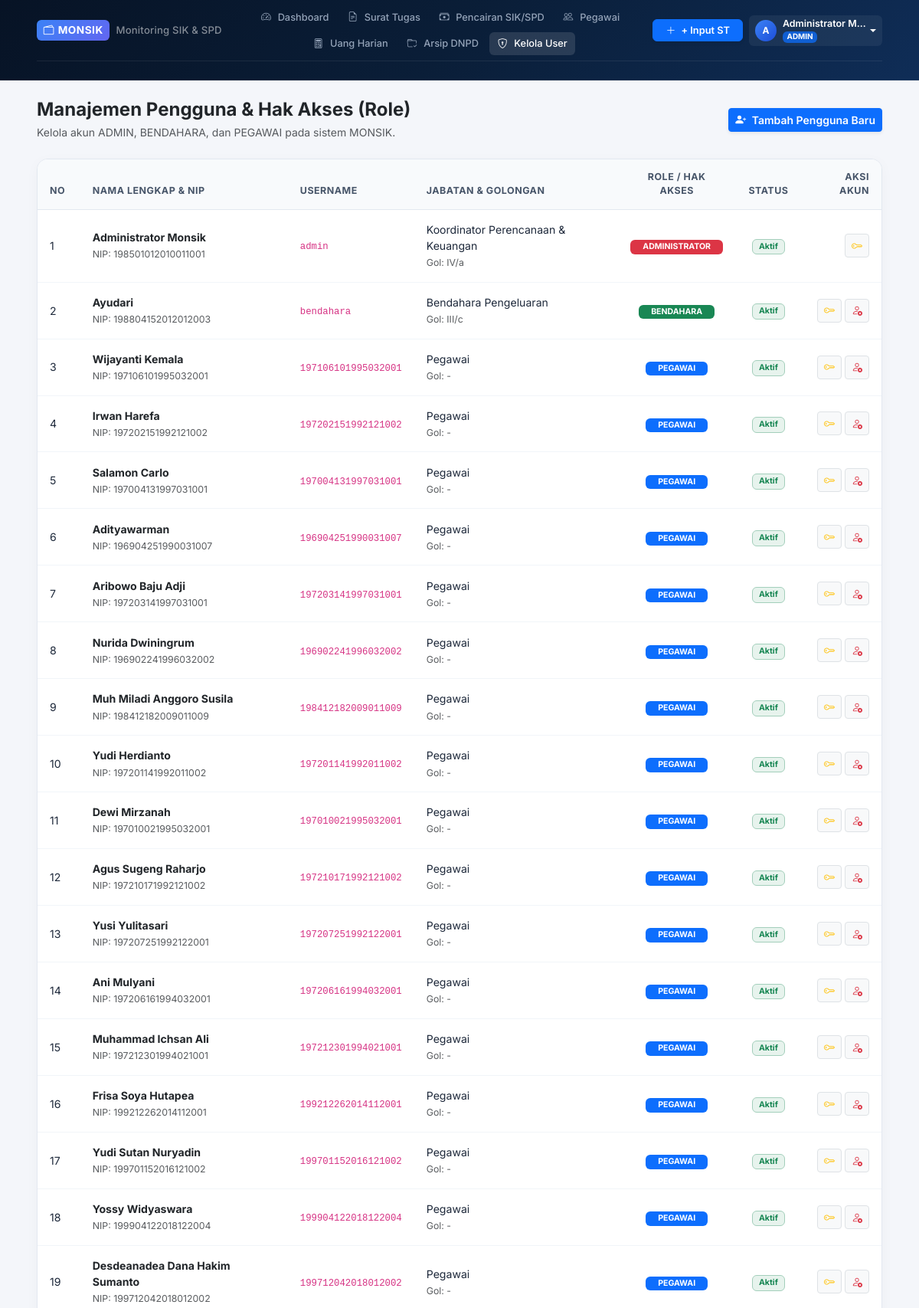
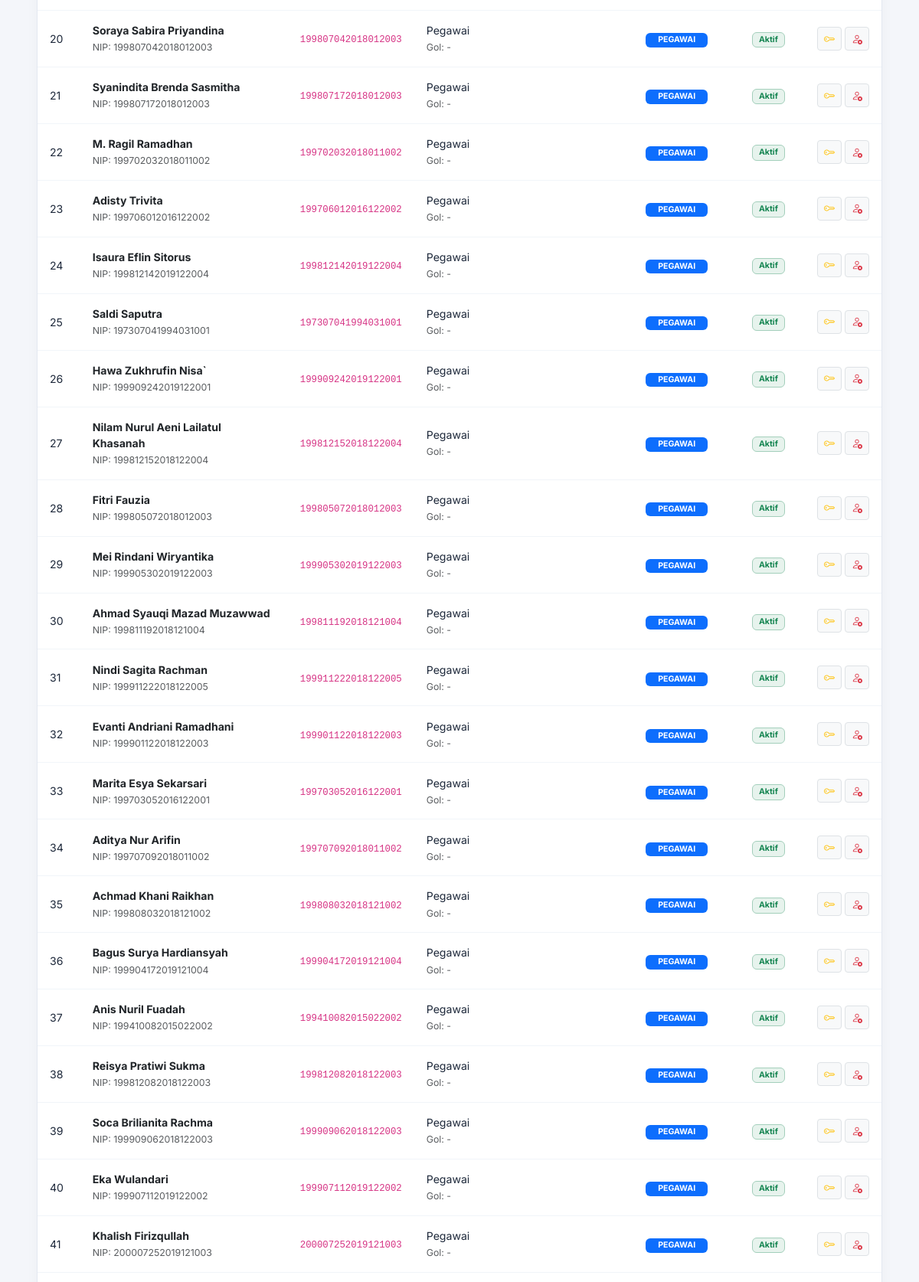
Page /users/ (signed in, upper part) on the committed database (2 pictures, top to bottom).
### app/models.py (models this page shows, shortened)
class User(UserMixin, db.Model):
    __tablename__ = 'users'
    id = db.Column(db.Integer, primary_key=True)
    username = db.Column(db.String(64), unique=True, nullable=False, index=True)
    password_hash = db.Column(db.String(256), nullable=False)
    nama_lengkap = db.Column(db.String(128), nullable=False)
    nip = db.Column(db.String(32), unique=True, nullable=True)
    jabatan = db.Column(db.String(100), nullable=True)
    golongan = db.Column(db.String(20), nullable=True)
    role = db.Column(db.String(20), nullable=False, default='PEGAWAI')  # 'ADMIN', 'BENDAHARA', 'PEGAWAI'
    is_active = db.Column(db.Boolean, default=True)
    created_at = db.Column(db.DateTime, default=datetime.utcnow)
    created_st = db.relationship('SuratTugas', backref='pembuat', lazy=True, foreign_keys='SuratTugas.created_by_id')
    @property
    def is_admin(self):
        return self.role == 'ADMIN'
    @property
    def is_bendahara(self):
        return self.role in ['ADMIN', 'BENDAHARA']

### app/routes/users.py (the view)
@users_bp.route('/')
@login_required
def index():
    if not current_user.is_admin:
        flash('Akses terbatas hanya untuk Administrator.', 'danger')
        return redirect(url_for('dashboard.index'))
    user_list = User.query.order_by(User.id.asc()).all()
    return render_template('users/index.html', user_list=user_list)

### app/__init__.py (called while the page is built)
@login_manager.user_loader
def load_user(user_id):
    return User.query.get(int(user_id))

### app/templates/users/index.html (shortened to what this page needs)
{% extends 'base.html' %}
{% block content %}
<div class="d-flex flex-wrap align-items-center justify-content-between mt-4 mb-4 gap-3">
  <div>
    <h4 class="fw-bold mb-1 text-dark">Manajemen Pengguna & Hak Akses (Role)</h4>
    <p class="text-muted small mb-0">Kelola akun ADMIN, BENDAHARA, dan PEGAWAI pada sistem MONSIK.</p>
  </div>
  <button type="button" class="btn btn-primary btn-sm fw-semibold shadow-sm" data-bs-toggle="modal" data-bs-target="#modalTambahUser">
    <i class="bi bi-person-plus-fill me-1"></i> Tambah Pengguna Baru
  </button>
</div>
<div class="card card-monsik">
  <div class="table-responsive">
    <table class="table table-monsik align-middle mb-0">
      <thead>
        <tr>
          <th>No</th>
          <th>Nama Lengkap & NIP</th>
          <th>Username</th>
          <th>Jabatan & Golongan</th>
          <th class="text-center">Role / Hak Akses</th>
          <th class="text-center">Status</th>
          <th class="text-end">Aksi Akun</th>
        </tr>
      </thead>
      <tbody>
        {% for u in user_list %}
        <tr>
          <td>{{ loop.index }}</td>
          <td>
            <div class="fw-bold text-dark">{{ u.nama_lengkap }}</div>
            <small class="text-muted">NIP: {{ u.nip or '-' }}</small>
          </td>
          <td>
            <code>{{ u.username }}</code>
          </td>
          <td>
            <div>{{ u.jabatan or '-' }}</div>
            <small class="text-muted">Gol: {{ u.golongan or '-' }}</small>
          </td>
          <td class="text-center">
            {% if u.role == 'ADMIN' %}
              <span class="badge bg-danger px-3 py-1">ADMINISTRATOR</span>
            {% elif u.role == 'BENDAHARA' %}
              <span class="badge bg-success px-3 py-1">BENDAHARA</span>
            {% else %}
              <span class="badge bg-primary px-3 py-1">PEGAWAI</span>
            {% endif %}
          </td>
          <td class="text-center">
            {% if u.is_active %}
              <span class="badge bg-success bg-opacity-10 text-success border border-success-subtle px-2 py-1">Aktif</span>
            {% else %}
              <span class="badge bg-secondary bg-opacity-10 text-secondary border border-secondary-subtle px-2 py-1">Non-Aktif</span>
            {% endif %}
          </td>
          <td class="text-end">
            <div class="d-inline-flex gap-1">
              <button type="button" class="btn btn-sm btn-light border" data-bs-toggle="modal" data-bs-target="#modalResetPw{{ u.id }}" title="Reset Password">
                <i class="bi bi-key text-warning"></i>
              </button>
              {% if u.id != current_user.id %}
              <form method="POST" action="{{ url_for('users.toggle_status', id=u.id) }}" class="d-inline">
                <button type="submit" class="btn btn-sm btn-light border" title="Aktif/Nonaktifkan">
                  {% if u.is_active %}
                    <i class="bi bi-person-x text-danger"></i>
                  {% else %}
                    <i class="bi bi-person-check text-success"></i>
                  {% endif %}
                </button>
              </form>
              {% endif %}
            </div>
          </td>
        </tr>
        {% endfor %}
      </tbody>
    </table>
  </div>
</div>
{% endblock %}

### app/templates/base.html (shortened to what this page needs)
<!DOCTYPE html>
<html lang="id">
<head>
  <link href="https://cdn.jsdelivr.net/npm/bootstrap@5.3.3/dist/css/bootstrap.min.css" rel="stylesheet">
  <link rel="stylesheet" href="https://cdn.jsdelivr.net/npm/bootstrap-icons@1.11.3/font/bootstrap-icons.min.css">
  <link rel="stylesheet" href="{{ url_for('static', filename='css/monsik.css') }}">
</head>
<body>
  {% if current_user.is_authenticated %}
  <div class="monsik-header-banner">
    <div class="container-fluid px-lg-5">
      <nav class="navbar navbar-expand-lg navbar-dark monsik-navbar">
        <a class="navbar-brand d-flex align-items-center me-3 py-0" href="{{ url_for('dashboard.index') }}">
          <span class="brand-badge-sm me-2"><i class="bi bi-wallet2"></i> MONSIK</span>
          <span class="brand-title-sm text-white-50 d-none d-sm-inline">Monitoring SIK & SPD</span>
        </a>
        <div class="collapse navbar-collapse" id="monsikNav">
          <ul class="navbar-nav mx-auto mb-2 mb-lg-0 d-flex flex-row flex-wrap align-items-center gap-1 justify-content-center">
            <li class="nav-item">
              <a class="nav-link nav-link-monsik {% if request.endpoint == 'dashboard.index' %}active{% endif %}" href="{{ url_for('dashboard.index') }}">
                <i class="bi bi-speedometer2 me-1"></i> Dashboard
              </a>
            </li>
            <li class="nav-item">
              <a class="nav-link nav-link-monsik {% if 'surat_tugas' in request.endpoint %}active{% endif %}" href="{{ url_for('surat_tugas.index') }}">
                <i class="bi bi-file-earmark-text me-1"></i> Surat Tugas
              </a>
            </li>
            <li class="nav-item">
              <a class="nav-link nav-link-monsik {% if 'pencairan' in request.endpoint %}active{% endif %}" href="{{ url_for('pencairan.index') }}">
                <i class="bi bi-cash-stack me-1"></i> Pencairan SIK/SPD
              </a>
            </li>
            {% if current_user.is_admin or current_user.is_bendahara %}
            <li class="nav-item">
              <a class="nav-link nav-link-monsik {% if request.endpoint == 'monitoring.pegawai' %}active{% endif %}" href="{{ url_for('monitoring.pegawai') }}">
                <i class="bi bi-people me-1"></i> Pegawai
              </a>
            </li>
            {% endif %}
            <li class="nav-item">
              <a class="nav-link nav-link-monsik {% if request.endpoint == 'monitoring.uang_harian' %}active{% endif %}" href="{{ url_for('monitoring.uang_harian') }}">
                <i class="bi bi-calculator me-1"></i> Uang Harian
              </a>
            </li>
            {% if current_user.is_bendahara %}
            <li class="nav-item">
              <a class="nav-link nav-link-monsik {% if 'dnpd' in request.endpoint %}active{% endif %}" href="{{ url_for('dnpd.arsip') }}">
                <i class="bi bi-folder-check me-1"></i> Arsip DNPD
              </a>
            </li>
            {% endif %}
            {% if current_user.is_admin %}
            <li class="nav-item">
              <a class="nav-link nav-link-monsik {% if 'users' in request.endpoint %}active{% endif %}" href="{{ url_for('users.index') }}">
                <i class="bi bi-shield-lock me-1"></i> Kelola User
              </a>
            </li>
            {% endif %}
          </ul>
          <div class="d-flex align-items-center gap-2 ms-lg-2">
            {% if current_user.is_admin or current_user.is_bendahara %}
            <button type="button" class="btn btn-primary btn-sm fw-semibold shadow-sm text-nowrap px-3 py-1" data-bs-toggle="modal" data-bs-target="#modalInputST" style="font-size: 0.8rem; border-radius: 6px;">
              <i class="bi bi-plus-lg me-1"></i> + Input ST
            </button>
            {% endif %}
            <div class="dropdown">
              <a href="#" class="d-flex align-items-center text-white text-decoration-none dropdown-toggle py-1 px-2 rounded-2" id="userMenu" data-bs-toggle="dropdown" style="background: rgba(255,255,255,0.06);">
                <div class="avatar-circle-sm me-2">
                  {{ current_user.nama_lengkap[:1] }}
                </div>
                <div class="text-start d-none d-xl-block" style="line-height: 1.1;">
                  <div class="fw-semibold text-truncate" style="font-size: 0.78rem; max-width: 110px;">{{ current_user.nama_lengkap }}</div>
                  <span class="badge bg-primary bg-opacity-75" style="font-size: 0.62rem; padding: 0.15rem 0.35rem;">{{ current_user.role }}</span>
                </div>
              </a>
            </div>
          </div>
        </div>
      </nav>
    </div>
  </div>
  {% endif %}
  <div class="container-fluid px-lg-5 pt-3">
  </div>
  <main class="monsik-main-container container-fluid px-lg-5">
    {% block content %}{% endblock %}
  </main>
</body>
</html>

### app/static/css/monsik.css (style rules this page uses)
:root { --navy-dark: #071325; --navy-card: #0d213f; --navy-light: #163660; --primary: #2563eb; --primary-hover: #1d4ed8; --success: #10b981; --warning: #f59e0b; --danger: #ef4444; --info: #06b6d4; --purple: #8b5cf6; --bg-main: #f4f6fa; --surface: #ffffff; --text-main: #1e293b; --text-muted: #64748b; --border-color: #e2e8f0; }
body { font-family: 'Inter', -apple-system, BlinkMacSystemFont, 'Segoe UI', Roboto, Helvetica, Arial, sans-serif; background-color: var(--bg-main); color: var(--text-main); min-height: 100vh; margin: 0; padding: 0; }
.monsik-header-banner { background: linear-gradient(135deg, #071325 0%, #0a1e38 50%, #0f2d57 100%); color: #ffffff; padding-bottom: 1.5rem; border-bottom: 1px solid rgba(255, 255, 255, 0.08); }
.monsik-navbar { padding: 0.45rem 0; border-bottom: 1px solid rgba(255, 255, 255, 0.08); }
.brand-badge-sm { background: linear-gradient(135deg, #3b82f6, #6366f1); color: #fff; padding: 0.22rem 0.55rem; border-radius: 6px; font-weight: 700; font-size: 0.85rem; letter-spacing: 0.5px; display: inline-flex; align-items: center; gap: 0.3rem; }
.brand-title-sm { font-size: 0.82rem; font-weight: 500; letter-spacing: 0.2px; }
.nav-link-monsik { color: #94a3b8 !important; font-size: 0.8rem; font-weight: 500; padding: 0.35rem 0.65rem !important; border-radius: 6px; white-space: nowrap; display: inline-flex; align-items: center; gap: 0.3rem; transition: all 0.15s ease; }
.nav-link-monsik:hover, .nav-link-monsik.active { color: #ffffff !important; background: rgba(255, 255, 255, 0.12); }
.avatar-circle-sm { width: 28px; height: 28px; border-radius: 50%; background: linear-gradient(135deg, #3b82f6, #1d4ed8); color: #ffffff; display: inline-flex; align-items: center; justify-content: center; font-weight: 700; font-size: 0.75rem; }
.monsik-main-container { margin-top: -1rem; padding-bottom: 3rem; }
.card-monsik { background: #ffffff; border: 1px solid var(--border-color); border-radius: 14px; box-shadow: 0 4px 18px rgba(0, 0, 0, 0.03); margin-bottom: 1.5rem; overflow: hidden; }
.table-monsik { width: 100%; margin-bottom: 0; vertical-align: middle; }
.table-monsik th { background-color: #f8fafc; color: #475569; font-size: 0.78rem; font-weight: 700; text-transform: uppercase; letter-spacing: 0.5px; padding: 0.85rem 1rem; border-bottom: 1px solid var(--border-color); }
.table-monsik td { padding: 0.95rem 1rem; font-size: 0.88rem; color: #1e293b; border-bottom: 1px solid #f1f5f9; }

### rows in the picture
User: nama_lengkap "A", nama_lengkap "Administrator M…", role "ADMIN", nama_lengkap "Administrator Monsik", nip "198501012010011001", username "admin", jabatan "Koordinator Perencanaan & Keuangan", golongan "IV/a", shows "ADMINISTRATOR", is_active "Aktif"
User: nama_lengkap "Ayudari", nip "198804152012012003", username "bendahara", jabatan "Bendahara Pengeluaran", golongan "III/c", role "BENDAHARA", is_active "Aktif"
User: nama_lengkap "Wijayanti Kemala", nip "197106101995032001", username "197106101995032001", jabatan "Pegawai", golongan "-", role "PEGAWAI", is_active "Aktif"
User: nama_lengkap "Irwan Harefa", nip "197202151992121002", username "197202151992121002", jabatan "Pegawai", golongan "-", role "PEGAWAI", is_active "Aktif"
User: nama_lengkap "Salamon Carlo", nip "197004131997031001", username "197004131997031001", jabatan "Pegawai", golongan "-", role "PEGAWAI", is_active "Aktif"
User: nama_lengkap "Adityawarman", nip "196904251990031007", username "196904251990031007", jabatan "Pegawai", golongan "-", role "PEGAWAI", is_active "Aktif"
User: nama_lengkap "Aribowo Baju Adji", nip "197203141997031001", username "197203141997031001", jabatan "Pegawai", golongan "-", role "PEGAWAI", is_active "Aktif"
User: nama_lengkap "Nurida Dwiningrum", nip "196902241996032002", username "196902241996032002", jabatan "Pegawai", golongan "-", role "PEGAWAI", is_active "Aktif"
User: nama_lengkap "Muh Miladi Anggoro Susila", nip "198412182009011009", username "198412182009011009", jabatan "Pegawai", golongan "-", role "PEGAWAI", is_active "Aktif"
User: nama_lengkap "Yudi Herdianto", nip "197201141992011002", username "197201141992011002", jabatan "Pegawai", golongan "-", role "PEGAWAI", is_active "Aktif"
User: nama_lengkap "Dewi Mirzanah", nip "197010021995032001", username "197010021995032001", jabatan "Pegawai", golongan "-", role "PEGAWAI", is_active "Aktif"
User: nama_lengkap "Agus Sugeng Raharjo", nip "197210171992121002", username "197210171992121002", jabatan "Pegawai", golongan "-", role "PEGAWAI", is_active "Aktif"
User: nama_lengkap "Yusi Yulitasari", nip "197207251992122001", username "197207251992122001", jabatan "Pegawai", golongan "-", role "PEGAWAI", is_active "Aktif"
User: nama_lengkap "Ani Mulyani", nip "197206161994032001", username "197206161994032001", jabatan "Pegawai", golongan "-", role "PEGAWAI", is_active "Aktif"
User: nama_lengkap "Muhammad Ichsan Ali", nip "197212301994021001", username "197212301994021001", jabatan "Pegawai", golongan "-", role "PEGAWAI", is_active "Aktif"
User: nama_lengkap "Frisa Soya Hutapea", nip "199212262014112001", username "199212262014112001", jabatan "Pegawai", golongan "-", role "PEGAWAI", is_active "Aktif"
User: nama_lengkap "Yudi Sutan Nuryadin", nip "199701152016121002", username "199701152016121002", jabatan "Pegawai", golongan "-", role "PEGAWAI", is_active "Aktif"
User: nama_lengkap "Yossy Widyaswara", nip "199904122018122004", username "199904122018122004", jabatan "Pegawai", golongan "-", role "PEGAWAI", is_active "Aktif"
User: nama_lengkap "Desdeanadea Dana Hakim Sumanto", nip "199712042018012002", username "199712042018012002", jabatan "Pegawai", golongan "-", role "PEGAWAI", is_active "Aktif"
User: nama_lengkap "Soraya Sabira Priyandina", nip "199807042018012003", username "199807042018012003", jabatan "Pegawai", golongan "-", role "PEGAWAI", is_active "Aktif"
User: nama_lengkap "Syanindita Brenda Sasmitha", nip "199807172018012003", username "199807172018012003", jabatan "Pegawai", golongan "-", role "PEGAWAI", is_active "Aktif"
User: nama_lengkap "M. Ragil Ramadhan", nip "199702032018011002", username "199702032018011002", jabatan "Pegawai", golongan "-", role "PEGAWAI", is_active "Aktif"
User: nama_lengkap "Adisty Trivita", nip "199706012016122002", username "199706012016122002", jabatan "Pegawai", golongan "-", role "PEGAWAI", is_active "Aktif"
User: nama_lengkap "Isaura Eflin Sitorus", nip "199812142019122004", username "199812142019122004", jabatan "Pegawai", golongan "-", role "PEGAWAI", is_active "Aktif"
User: nama_lengkap "Saldi Saputra", nip "197307041994031001", username "197307041994031001", jabatan "Pegawai", golongan "-", role "PEGAWAI", is_active "Aktif"
User: nama_lengkap "Hawa Zukhrufin Nisa`", nip "199909242019122001", username "199909242019122001", jabatan "Pegawai", golongan "-", role "PEGAWAI", is_active "Aktif"
User: nama_lengkap "Nilam Nurul Aeni Lailatul Khasanah", nip "199812152018122004", username "199812152018122004", jabatan "Pegawai", golongan "-", role "PEGAWAI", is_active "Aktif"
User: nama_lengkap "Fitri Fauzia", nip "199805072018012003", username "199805072018012003", jabatan "Pegawai", golongan "-", role "PEGAWAI", is_active "Aktif"
User: nama_lengkap "Mei Rindani Wiryantika", nip "199905302019122003", username "199905302019122003", jabatan "Pegawai", golongan "-", role "PEGAWAI", is_active "Aktif"
User: nama_lengkap "Ahmad Syauqi Mazad Muzawwad", nip "199811192018121004", username "199811192018121004", jabatan "Pegawai", golongan "-", role "PEGAWAI", is_active "Aktif"
User: nama_lengkap "Nindi Sagita Rachman", nip "199911222018122005", username "199911222018122005", jabatan "Pegawai", golongan "-", role "PEGAWAI", is_active "Aktif"
User: nama_lengkap "Evanti Andriani Ramadhani", nip "199901122018122003", username "199901122018122003", jabatan "Pegawai", golongan "-", role "PEGAWAI", is_active "Aktif"
User: nama_lengkap "Marita Esya Sekarsari", nip "199703052016122001", username "199703052016122001", jabatan "Pegawai", golongan "-", role "PEGAWAI", is_active "Aktif"
User: nama_lengkap "Aditya Nur Arifin", nip "199707092018011002", username "199707092018011002", jabatan "Pegawai", golongan "-", role "PEGAWAI", is_active "Aktif"
User: nama_lengkap "Achmad Khani Raikhan", nip "199808032018121002", username "199808032018121002", jabatan "Pegawai", golongan "-", role "PEGAWAI", is_active "Aktif"
User: nama_lengkap "Bagus Surya Hardiansyah", nip "199904172019121004", username "199904172019121004", jabatan "Pegawai", golongan "-", role "PEGAWAI", is_active "Aktif"
User: nama_lengkap "Anis Nuril Fuadah", nip "199410082015022002", username "199410082015022002", jabatan "Pegawai", golongan "-", role "PEGAWAI", is_active "Aktif"
User: nama_lengkap "Reisya Pratiwi Sukma", nip "199812082018122003", username "199812082018122003", jabatan "Pegawai", golongan "-", role "PEGAWAI", is_active "Aktif"
User: nama_lengkap "Soca Brilianita Rachma", nip "199909062018122003", username "199909062018122003", jabatan "Pegawai", golongan "-", role "PEGAWAI", is_active "Aktif"
User: nama_lengkap "Eka Wulandari", nip "199907112019122002", username "199907112019122002", jabatan "Pegawai", golongan "-", role "PEGAWAI", is_active "Aktif"
User: nama_lengkap "Khalish Firizqullah", nip "200007252019121003", username "200007252019121003", jabatan "Pegawai", golongan "-", role "PEGAWAI", is_active "Aktif"
